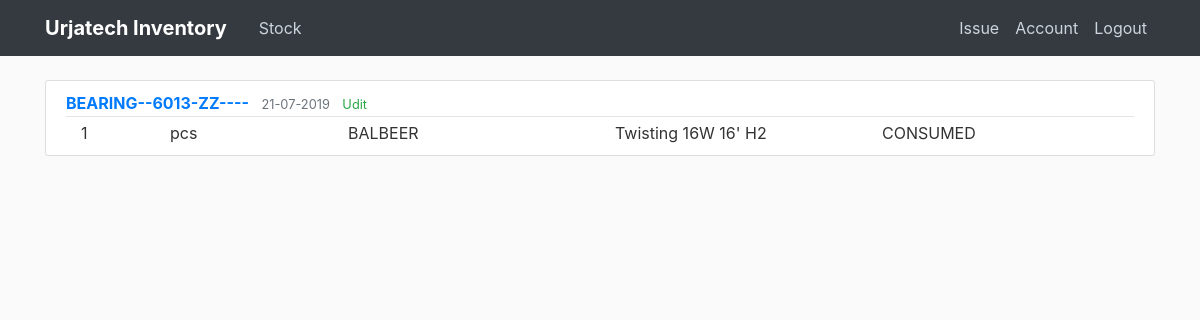
/post/5 (signed in), run on the app's committed database.
### flaskblog/models.py (models this page shows, shortened)
class Post(db.Model):
    id = db.Column(db.Integer, primary_key=True)
    material_id = db.Column(db.String(50), nullable=False)
    numbers_issued = db.Column(db.Integer)
    unit = db.Column(db.String(10))
    person = db.Column(db.String(20))
    location = db.Column(db.String(50))
    type_issued = db.Column(db.String(20))
    date_posted = db.Column(db.DateTime, nullable=False, default=datetime.now)
    user_id = db.Column(db.Integer, db.ForeignKey('user.id'))

class User(db.Model, UserMixin):
    id = db.Column(db.Integer, primary_key=True)
    name = db.Column(db.String(30), nullable=False)
    username = db.Column(db.String(20), unique=True, nullable=False)
    email = db.Column(db.String(100), unique=True, nullable=False)
    image_file = db.Column(db.String(20), nullable=False, default='56c6632a3ab0abec.jpg')
    password = db.Column(db.String(60), nullable=False)
    posts = db.relationship('Post', backref='author', lazy=True)

### flaskblog/routes.py (the view)
@app.route("/post/<int:post_id>")
def post(post_id):
    post = Post.query.get_or_404(post_id)
    return render_template('post.html', title=post.material_id, post=post)

### flaskblog/models.py (called while the page is built)
@login_manager.user_loader
def load_user(user_id):
    return User.query.get(int(user_id))

### flaskblog/templates/post.html (shortened to what this page needs)
{% extends "layout.html" %}
{% block content %}
    <article class="media content-section">
        <div class="media-body">
            <div class="article-metadata">
                <a class="mr-2 text-uppercase font-weight-bold" href="#">{{ post.material_id }}</a>
                <small class="text-muted">{{ post.date_posted.strftime('%d-%m-%Y') }}</small>
                <small class="ml-2 text-success">{{ post.author.name }}</small>
            </div>
            <div class="container mr-1">
              <div class="row">
                <div class="col-1">
                  {{ post.numbers_issued }}
                </div>
                <div class="col-2">
                  {{ post.unit }}
                </div>
                <div class="col-3">
                  {{ post.person }}
                </div>
                <div class="col-3">
                  {{ post.location }}
                </div>
                <div class="col-1">
                  {{ post.type_issued }}
                </div>
              </div>
        </div>
    </article>
{% endblock content %}

### flaskblog/static/main.css (style rules this page uses)
body { background: #fafafa; color: #333333; margin-top: 5rem; }
.content-section { background: #ffffff; padding: 10px 20px; border: 1px solid #dddddd; border-radius: 3px; margin-bottom: 20px; }
.article-metadata { padding-bottom: 1px; margin-bottom: 4px; border-bottom: 1px solid #e3e3e3 }

### data on the page
Post: material_id "BEARING--6013-ZZ----", date_posted "21-07-2019", numbers_issued "1", unit "pcs", person "BALBEER", location "Twisting 16W 16' H2", type_issued "CONSUMED"
User: author.name "Udit"
